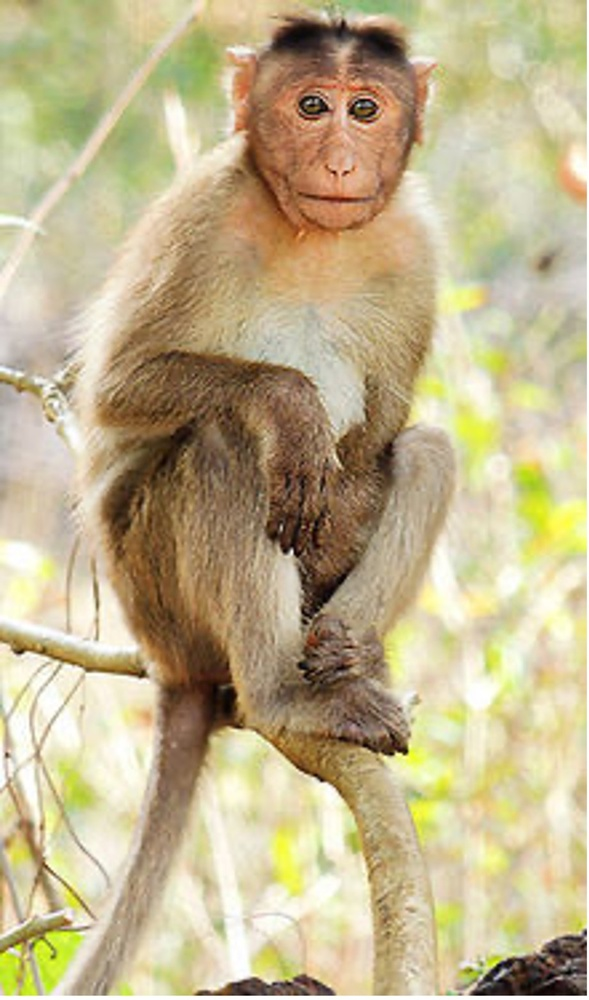
#> input picture images/monkey.jpg, 589 x 1000 px, shrunk from 920 x 1562 before the run
$ jupyter execute ConvertBGRtoRGB.ipynb
#> lines starting #> are read from the running program, lines starting #| are printed output that depends on the picture
[cell 1]
import cv2
import matplotlib.pyplot as plt
import matplotlib.image as mpimg

[cell 2]
#image show using color matplotlib
img=mpimg.imread("images/monkey.jpg")
#> img is the input picture: shape (1000, 589, 3); mean R, G, B 193.1, 179.2, 141

plt.imshow(img)
plt.colorbar()
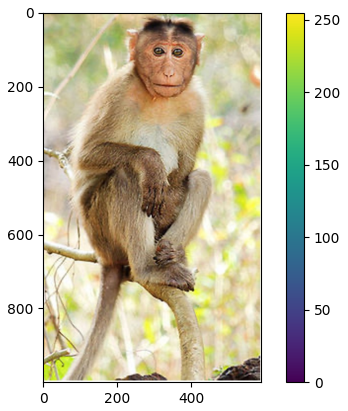
#> figure drawn by matplotlib, 2 panels

[cell 3]
#image using cv2

color_imgcv2=cv2.imread("images/monkey.jpg",1)
grey_imgcv2=cv2.imread("images/monkey.jpg",0)
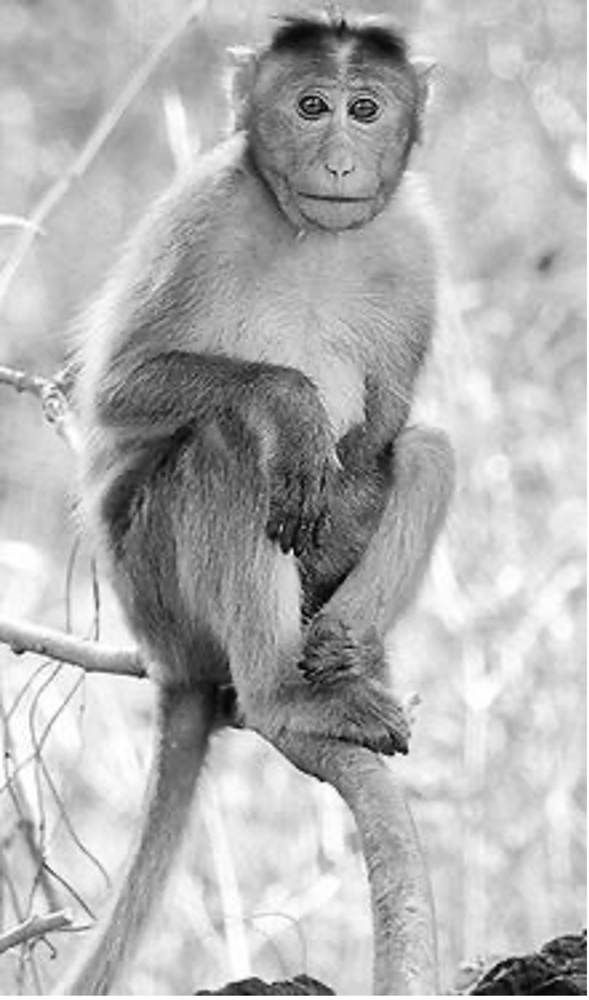
#> grey_imgcv2: shape (1000, 589); min 0, max 255, mean 179

cv2.imshow("RGB Image",color_imgcv2)
cv2.imshow("Grey Image",grey_imgcv2)

cv2.waitKey(1000)
cv2.destroyAllWindows()
